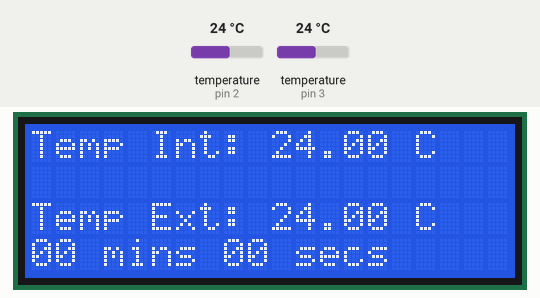
Recording of a sketch running on a simulated Arduino Uno, built with avr-gcc and run on an emulated ATmega328P. Parts: 20×4 character LCD. The test bench sets the inputs (shaded band); at power-on: temperature (sensors on pin 2, pin 3) 24 °C. Storage starts empty; what the sketch prints to the serial monitor is not drawn.

Above: at 2.3 s.
2.4 s: temperature (sensor on pin 2) set to 12 °C
At 4.1 s:
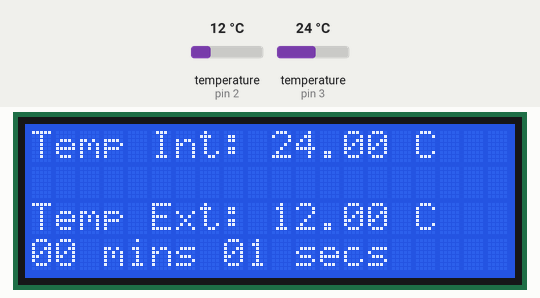
7.3 s: temperature (sensor on pin 3) set to 12 °C
At 10.3 s:
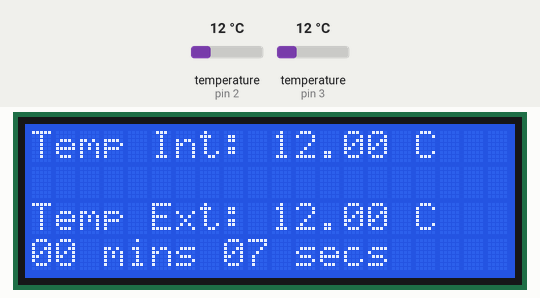
13.4 s: temperature (sensor on pin 2) set to 19 °C
At 14.5 s:
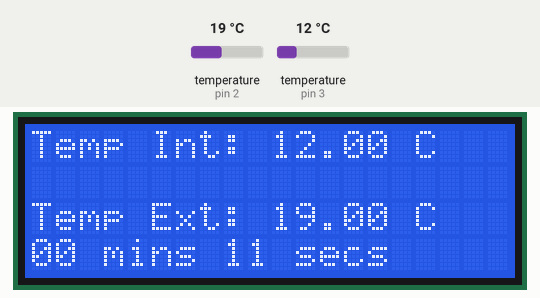
17.5 s: temperature (sensor on pin 3) set to 19 °C
At 20.7 s:
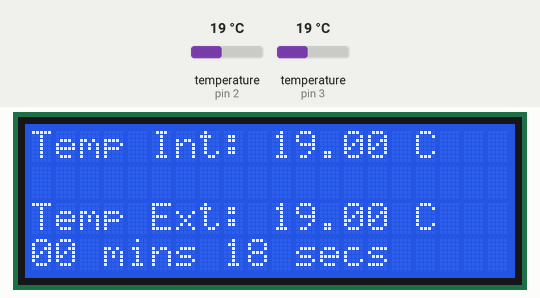
23.7 s: temperature (sensor on pin 2) set to 28 °C
At 24.9 s:
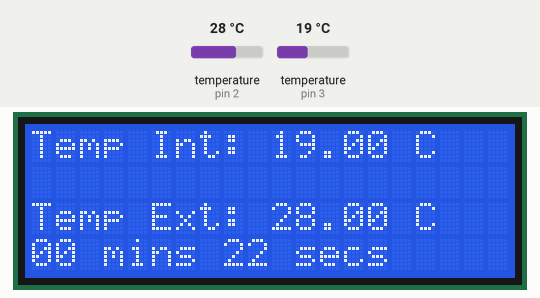
27.8 s: temperature (sensor on pin 3) set to 28 °C
At 31.2 s:
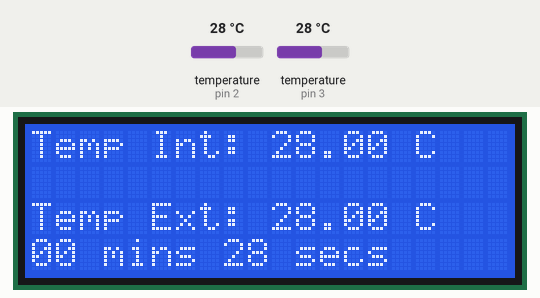
Timing chart, 0 to 32.7 s (numbered marks = the images above; inputs shaded):
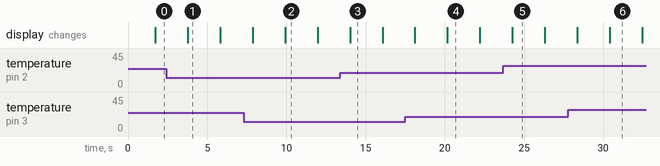

The sketch:

main.ino
```cpp
#include <OneWire.h>
#include <DallasTemperature.h>
#include <LiquidCrystal.h>
#include <SD.h>

// Se establece pins de sensores y LCD
LiquidCrystal lcd(5, 6, 7, 8, 9, 10);   // Se establecen los pines 5,6,7,8,9,10 para LCD
OneWire ourWire1(3);				    // Se establece el pin 3  como bus OneWire
OneWire ourWire2(2);				    // Se establece el pin 2  como bus OneWire

// Función
File myFile;

// Variables Globales
int FileCounter = 0;    // Contador para archivos.
char FileName[14];      // Array para buscar archivos disponibles. Rango de trabajo 0-99.
bool isWorking = true;  // Guarda el status del funcionamiento de la tarjeta SD en la sesión actuál.
char timecounter[16];   //Array para display del tiempo. Rango máximo de display 99 minutos.
signed short minutes, secondes; // Variables de tiempo.

DallasTemperature sensors1(&ourWire1); // Se declara una variable u objeto para nuestro sensor1
DallasTemperature sensors2(&ourWire2); // Se declara una variable u objeto para nuestro sensor2

void setup()
{
	Serial.begin(9600); // Se inicia el puerto serial de monitoreo
	sensors1.begin(); // Se inicia el sensor 1
	sensors2.begin(); // Se inicia el sensor 2
	lcd.begin(20, 4); // Se inicia LCD 20,4

	// Se inicia lectura del SD
	// Se compueba la correcta iniciación de la tarjeta SD mediante el pin 4.
	Serial.print("Iniciando SD ...");
	if (!SD.begin(4)) // Si la tarjeta no inicializa, se guadra el status en isWorking como false.
	{
		isWorking = false;
		Serial.println("No se pudo inicializar");
		return;
	}
	else // Se guarda el status en isWorking como true.
	{
		Serial.println("inicializacion exitosa");
	}

    // Si la tarjeta se inicio, se inicia el protocolo de creación de archivo, evitando sobre-escribir archivos exsistenes.
	if (isWorking)
	{
		snprintf(FileName, 14, "datalog%d.csv", FileCounter); // concatena el nombre del archivo con un digito (0-99)
		while (SD.exists(FileName)) // verifica si el archivo existe, en ese caso, se aumento factor de uno el numero en el nombre.
		{
			Serial.println(FileName);
      FileCounter++; // Al existir un archivo con ese nombre, se aumenta el digito por un factor de 1.
			snprintf(FileName, 14, "datalog%d.csv", FileCounter); // concatena el nombre del archivo con nuevo digito.
		}

        // Al encontrar un nombre disponible:
		Serial.println("Se encotro un nombre desocupado");
		Serial.println(FileName);
		myFile = SD.open(FileName, FILE_WRITE);

		if (myFile)
		{
			Serial.println("Archivo nuevo, Escribiendo encabezado(fila 1)");
			myFile.println("Tiempo(ms),TempInt,TempExt");
			myFile.close();
			Serial.println("Archivo Creado");
		}
		else
		{
			Serial.println("Error creando el archivo datalog.csv");
		}
	}
}

void loop()
{
	sensors1.requestTemperatures();			   // Se envía el comando para leer la temperatura
	float temp1 = sensors1.getTempCByIndex(0); // Se obtiene la temperatura en ºC del sensor 1

	sensors2.requestTemperatures();			   // Se envía el comando para leer la temperatura
	float temp2 = sensors2.getTempCByIndex(0); // Se obtiene la temperatura en ºC del sensor 2

    // Se envia la infromación correspondiente a la LCD.
	lcd.setCursor(0, 0);
	lcd.print("Temp Int: ");
	lcd.print(temp1);
	lcd.print(" C");
	lcd.setCursor(0, 2);
	lcd.print("Temp Ext: ");
	lcd.print(temp2);
	lcd.print(" C");
	lcd.setCursor(0, 4);
  	sprintf(timecounter,"%0.2d mins %0.2d secs", minutes, secondes);
  	lcd.print(timecounter);

    // Se convierten los milisegundos de millis() a segundos.
	secondes = (millis()/1000);
    secondes = secondes-(60*minutes);

    // Se determina la cantidad de minutos transcurridos de acuerdo a los millis().
  	if (secondes >= 60)
  	{
    	minutes ++;
 	}

    // Si se inicializó correctamente la tarjeta SD en void setup(), se guardan los datos en cada iteración del void loop().
    // En caso de que no se inicializara correctamente, no se intenta guardar los datos.
	if(isWorking)
	{
		myFile = SD.open(FileName, FILE_WRITE); // abrimos  el archivo
		if (myFile)
		{
			Serial.println("Escribiendo SD: ");
			myFile.print((millis()/1000));
			myFile.print(",");
			myFile.print(temp1);
			myFile.print(",");
			myFile.print(temp2);
			myFile.print("\n");
			myFile.close(); // cerramos el archivo
		}
		else
		{
			// Si el archivo no abre, sale un error.
			Serial.println("Error al abrir el archivo");
		}
	}
	delay(500);
}
```

Measured:
- what the display in image 3 shows lasts 2.1 s, from 14.0 s to 16.1 s
